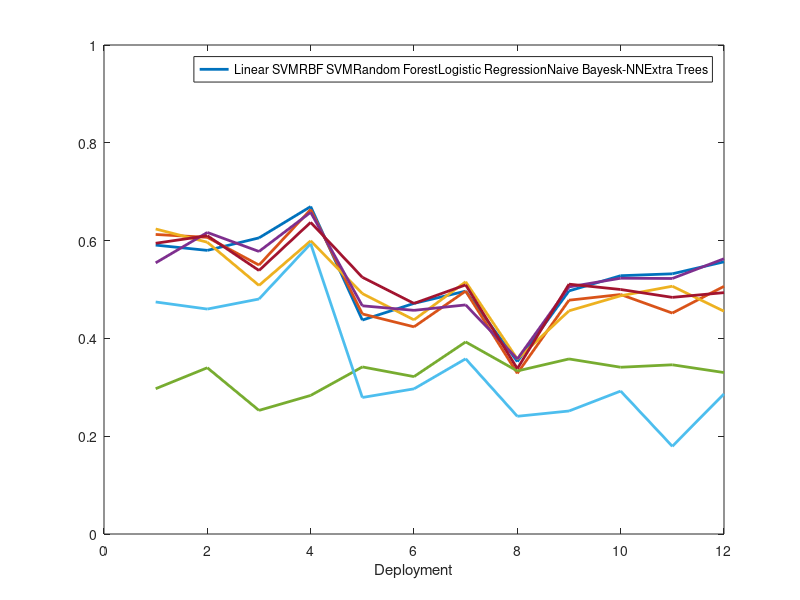

MATLAB code to generate this figure:
%save the classification accuracy of the basement and wooden plank

Acc_M1 =[
0.590779221	0.4375	0.497112181
0.612532468	0.45	0.478119215
0.623766234	0.491666667	0.456386524
0.554480519	0.466666667	0.505331359
1	1	1
0.297142857	0.341666667	0.357978526
1	1	1
0.474480519	0.279166667	0.251536468
0.594545455	0.525	0.510921881

];

Acc_M2 = [
0.58	0.471589537	0.528205128
0.606666667	0.423661972	0.48974359
0.596666667	0.437947686	0.487179487
0.616666667	0.457384306	0.523076923
1	1	1
0.34	0.321851107	0.341025641
1	1	1
0.46	0.296861167	0.292307692
0.61	0.471549296	0.5

];

Acc_M3 =[
0.605555556	0.496676587	0.532104455
0.55	0.496775794	0.451766513
0.508333333	0.51577381	0.506707629
0.577777778	0.468501984	0.522529442
1	1	1
0.252777778	0.39280754	0.346031746
1	1	1
0.480555556	0.35828373	0.179365079
0.538888889	0.509424603	0.483922171

];

Acc_M4 =[
0.669607843	0.352560976	0.556597222
0.663512361	0.328536585	0.506448413
0.599488491	0.357682927	0.455555556
0.657885763	0.357926829	0.562896825
1	1	1
0.283375959	0.333414634	0.33015873
1	1	1
0.593734015	0.240731707	0.286507937
0.637340153	0.338170732	0.49360119

];


save('footstep_classification_dep', 'Acc_M1', 'Acc_M2', 'Acc_M3', 'Acc_M4');
all_acc =[];
for dep_c =1:size(Acc_M1,2)
    all_acc =[all_acc, Acc_M1(:,dep_c)];
    all_acc =[all_acc, Acc_M2(:,dep_c)];
    all_acc =[all_acc, Acc_M3(:,dep_c)];
    all_acc =[all_acc, Acc_M4(:,dep_c)];
end
all_acc(7,:)=[];
all_acc(5,:)=[];
%%
figure
plot(all_acc', 'linewidth',2);
%la =["Linear\newlineSVM", "RBF\newlineSVM", "Random\newlineForest", "    Logistic\newlineRegression",...
%     "AdaBoost","Naive\newlineBayes", "XGBoost", "k-NN","Extra\newlineTrees"];
%la =["Linear SVM", "RBF SVM", "Random Forest", "    Logistic Regression",...
%     "AdaBoost","Naive Bayes", "XGBoost", "k-NN","Extra Trees"];
la =["Linear SVM", "RBF SVM", "Random Forest", "Logistic Regression",...
     "Naive Bayes",  "k-NN","Extra Trees"];
legend(la);
xlabel('Deployment');
ylim([0 1])